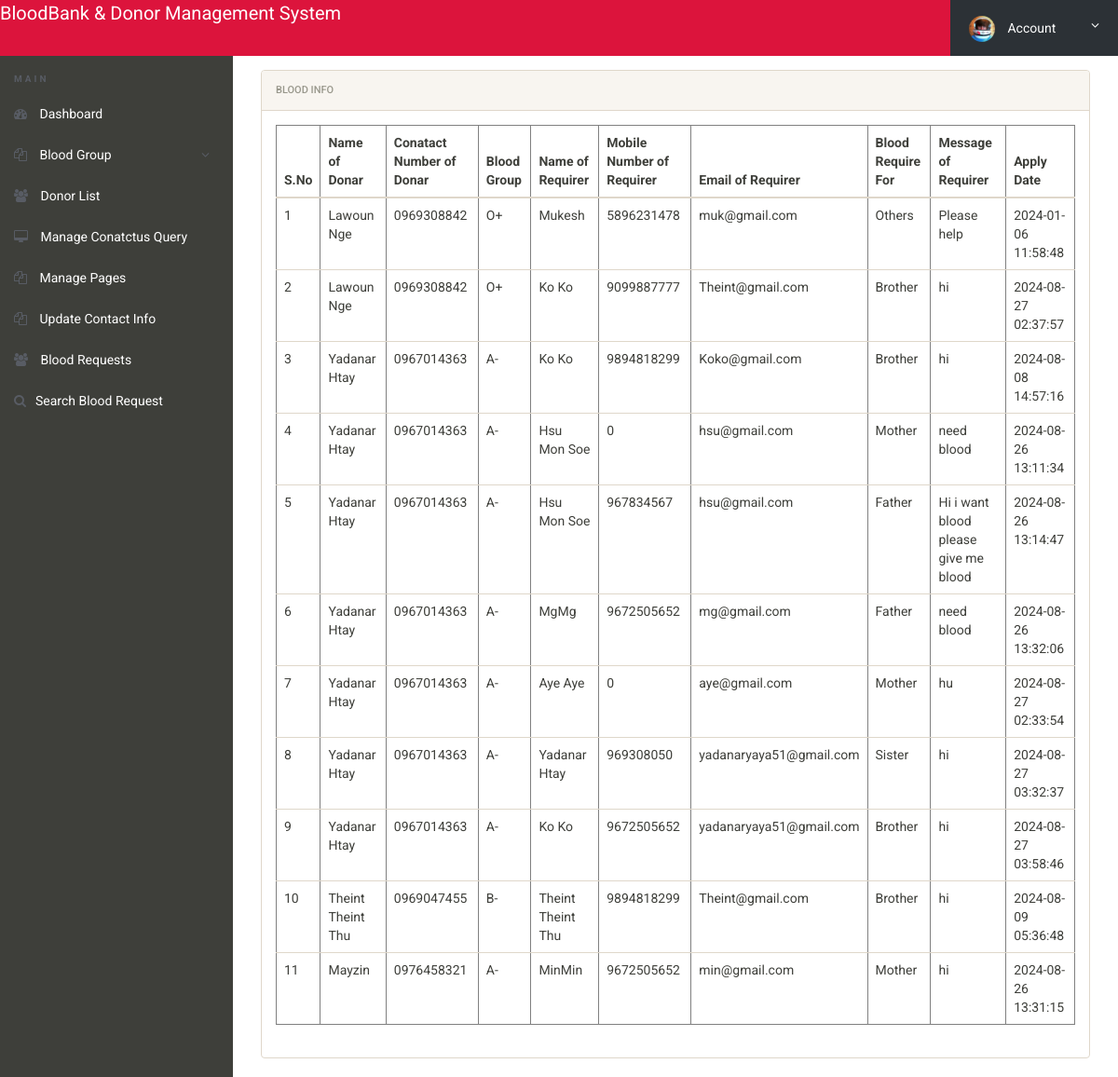
Screenshot of /bbdms/admin/blood-requests.php (signed in) with the database file from the repository.
### tables this page shows
CREATE TABLE `tblbloodrequirer` (
  `ID` int(10) NOT NULL,
  `BloodDonarID` int(10) DEFAULT NULL,
  `name` varchar(250) DEFAULT NULL,
  `EmailId` varchar(250) DEFAULT NULL,
  `ContactNumber` bigint(10) DEFAULT NULL,
  `BloodRequirefor` varchar(250) DEFAULT NULL,
  `Message` mediumtext DEFAULT NULL,
  `ApplyDate` timestamp NULL DEFAULT current_timestamp()
);

CREATE TABLE `tblblooddonars` (
  `id` int(11) NOT NULL,
  `FullName` varchar(100) DEFAULT NULL,
  `MobileNumber` char(11) DEFAULT NULL,
  `EmailId` varchar(100) DEFAULT NULL,
  `Gender` varchar(20) DEFAULT NULL,
  `Age` int(11) DEFAULT NULL,
  `BloodGroup` varchar(20) DEFAULT NULL,
  `Address` varchar(255) DEFAULT NULL,
  `Message` mediumtext DEFAULT NULL,
  `PostingDate` timestamp NOT NULL DEFAULT current_timestamp(),
  `status` int(1) DEFAULT NULL,
  `Password` varchar(250) DEFAULT NULL
);

### bbdms/admin/blood-requests.php (the view, shortened to what this page needs)
<?php
include('includes/config.php');
if(strlen($_SESSION['alogin'])==0)
	{
header('location:index.php');
}
else{
 ?>
<!doctype html>
<html lang="en" class="no-js">
<head>
	<link rel="stylesheet" href="css/font-awesome.min.css">
	<link rel="stylesheet" href="css/bootstrap.min.css">
	<link rel="stylesheet" href="css/dataTables.bootstrap.min.css">
	<link rel="stylesheet" href="css/bootstrap-social.css">
	<link rel="stylesheet" href="css/bootstrap-select.css">
	<link rel="stylesheet" href="css/fileinput.min.css">
	<link rel="stylesheet" href="css/awesome-bootstrap-checkbox.css">
	<link rel="stylesheet" href="css/style.css">
</head>
<body>
	<?php include('includes/header.php');?>
	<div class="ts-main-content">
		<?php include('includes/leftbar.php');?>
		<div class="content-wrapper">
			<div class="container-fluid">
					<div class="col-md-12">
						<div class="panel panel-default">
							<div class="panel-heading">Blood Info</div>
							<div class="panel-body">
								<table border="1" class="table table-responsive">
                                    <thead>
                                         <tr>
                                         	<th>S.No</th>
                                          <th>Name of Donar</th>
                                          <th>Conatact Number of Donar</th>
                                          <th>Blood Group</th>
                                            <th>Name of Requirer</th>
                                            <th>Mobile Number of Requirer</th>
                                            <th>Email of Requirer</th>
                                            <th>Blood Require For</th>
                                            <th>Message of Requirer</th>
                                            <th>Apply Date</th>
                                        </tr>
                                    </thead>
                                    <tbody>
                                        <tr><?php
$sql="SELECT tblbloodrequirer.BloodDonarID,tblbloodrequirer.name,tblbloodrequirer.EmailId,tblbloodrequirer.ContactNumber,tblbloodrequirer.BloodRequirefor,tblbloodrequirer.Message,tblbloodrequirer.ApplyDate,tblblooddonars.id as donid,tblblooddonars.FullName,tblblooddonars.MobileNumber,tblblooddonars.BloodGroup  from  tblbloodrequirer join tblblooddonars on tblblooddonars.id=tblbloodrequirer.BloodDonarID where tblblooddonars.FullName like '%$sdata%' || tblblooddonars.MobileNumber like '%$sdata%'";
$query = $dbh -> prepare($sql);
$query->execute();
$results=$query->fetchAll(PDO::FETCH_OBJ);
$cnt=1;
if($query->rowCount() > 0)
{
foreach($results as $row)
{               ?>
                                            <td><?php echo htmlentities($cnt);?></td>
                                            <td><?php  echo htmlentities($row->FullName);?></td>
                                            <td><?php  echo htmlentities($row->MobileNumber);?></td>
                                            <td><?php  echo htmlentities($row->BloodGroup);?></td>
                                        <td><?php  echo htmlentities($row->name);?></td>
                                             <td><?php  echo htmlentities($row->ContactNumber);?></td>
                                             <td><?php  echo htmlentities($row->EmailId);?></td>
                                          <td><?php  echo htmlentities($row->BloodRequirefor);?></td>
                 <td><?php  echo htmlentities($row->Message);?>
                  </td>
                                            <td>
                                              <?php  echo htmlentities($row->ApplyDate);?>
                                            </td>
                                        </tr>
                                    <?php $cnt=$cnt+1;}} else {?>
                                        <tr>
                                            <th colspan="8" style="color:red;"> No Record found</th>
                                        </tr>
                                    <?php } ?>
                                    </tbody>
                                </table>
							</div>
						</div>
					</div>
				</div>
			</div>
		</div>
</body>
</html>
<?php } ?>

### bbdms/admin/css/style.css (style rules this page uses)
html { font-size: 14px; }
@media only screen and (min-width: 480px) { html { font-size: 17px; } }
@media only screen and (min-width: 768px) { html { font-size: 14px; } }
body { font-size: 1em; }
.panel { overflow: hidden; }
.ts-main-content .content-wrapper { padding-top: 15px; margin-top: 60px; }
@media only screen and (min-width: 992px) { .ts-main-content .content-wrapper { margin-left: 250px; } }

### rows the page displays
tblbloodrequirer: BloodDonarID.FullName "Lawoun Nge", BloodDonarID.MobileNumber "0969308842", BloodDonarID.BloodGroup "O+", name "Mukesh", ContactNumber "5896231478", EmailId "muk@gmail.com", BloodRequirefor "Others", Message "Please help", ApplyDate "2024-01-06 11:58:48"
tblbloodrequirer: BloodDonarID.FullName "Lawoun Nge", BloodDonarID.MobileNumber "0969308842", BloodDonarID.BloodGroup "O+", name "Ko Ko", ContactNumber "9099887777", EmailId "Theint@gmail.com", BloodRequirefor "Brother", Message "hi", ApplyDate "2024-08-27 02:37:57"
tblbloodrequirer: BloodDonarID.FullName "Yadanar Htay", BloodDonarID.MobileNumber "0967014363", BloodDonarID.BloodGroup "A-", name "Ko Ko", ContactNumber "9894818299", EmailId "Koko@gmail.com", BloodRequirefor "Brother", Message "hi", ApplyDate "2024-08-08 14:57:16"
tblbloodrequirer: BloodDonarID.FullName "Yadanar Htay", BloodDonarID.MobileNumber "0967014363", BloodDonarID.BloodGroup "A-", name "Hsu Mon Soe", ContactNumber "0", EmailId "hsu@gmail.com", BloodRequirefor "Mother", Message "need blood", ApplyDate "2024-08-26 13:11:34"
tblbloodrequirer: BloodDonarID.FullName "Yadanar Htay", BloodDonarID.MobileNumber "0967014363", BloodDonarID.BloodGroup "A-", name "Hsu Mon Soe", ContactNumber "967834567", EmailId "hsu@gmail.com", BloodRequirefor "Father", Message "Hi i want blood please give me blood", ApplyDate "2024-08-26 13:14:47"
tblbloodrequirer: BloodDonarID.FullName "Yadanar Htay", BloodDonarID.MobileNumber "0967014363", BloodDonarID.BloodGroup "A-", name "MgMg", ContactNumber "9672505652", EmailId "mg@gmail.com", BloodRequirefor "Father", Message "need blood", ApplyDate "2024-08-26 13:32:06"
tblbloodrequirer: BloodDonarID.FullName "Yadanar Htay", BloodDonarID.MobileNumber "0967014363", BloodDonarID.BloodGroup "A-", name "Aye Aye", ContactNumber "0", EmailId "aye@gmail.com", BloodRequirefor "Mother", Message "hu", ApplyDate "2024-08-27 02:33:54"
tblbloodrequirer: BloodDonarID.FullName "Yadanar Htay", BloodDonarID.MobileNumber "0967014363", BloodDonarID.BloodGroup "A-", name "Yadanar Htay", ContactNumber "969308050", EmailId "yadanaryaya51@gmail.com", BloodRequirefor "Sister", Message "hi", ApplyDate "2024-08-27 03:32:37"
tblbloodrequirer: BloodDonarID.FullName "Yadanar Htay", BloodDonarID.MobileNumber "0967014363", BloodDonarID.BloodGroup "A-", name "Ko Ko", ContactNumber "9672505652", EmailId "yadanaryaya51@gmail.com", BloodRequirefor "Brother", Message "hi", ApplyDate "2024-08-27 03:58:46"
tblbloodrequirer: BloodDonarID.FullName "Theint Theint Thu", BloodDonarID.MobileNumber "0969047455", BloodDonarID.BloodGroup "B-", name "Theint Theint Thu", ContactNumber "9894818299", EmailId "Theint@gmail.com", BloodRequirefor "Brother", Message "hi", ApplyDate "2024-08-09 05:36:48"
tblbloodrequirer: BloodDonarID.FullName "Mayzin", BloodDonarID.MobileNumber "0976458321", BloodDonarID.BloodGroup "A-", name "MinMin", ContactNumber "9672505652", EmailId "min@gmail.com", BloodRequirefor "Mother", Message "hi", ApplyDate "2024-08-26 13:31:15"
